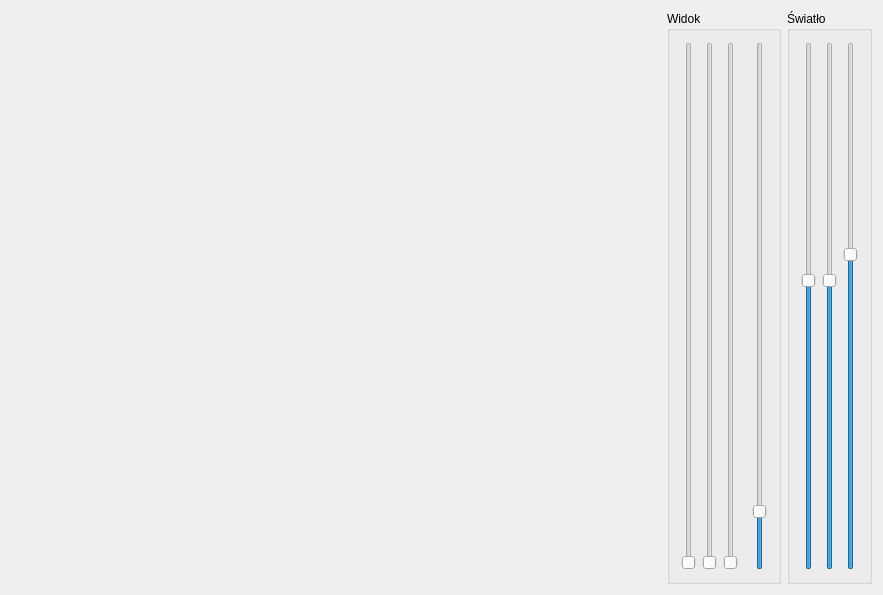
<?xml version="1.0" encoding="UTF-8"?>
<ui version="4.0">
 <class>MainWindow</class>
 <widget class="QMainWindow" name="MainWindow">
  <property name="geometry">
   <rect>
    <x>0</x>
    <y>0</y>
    <width>883</width>
    <height>595</height>
   </rect>
  </property>
  <property name="windowTitle">
   <string>MainWindow</string>
  </property>
  <widget class="QWidget" name="centralWidget">
   <layout class="QGridLayout" name="gridLayout">
    <item row="0" column="0">
     <widget class="WidgetOpenGL" name="widgetOpenGL" native="true">
      <property name="minimumSize">
       <size>
        <width>200</width>
        <height>200</height>
       </size>
      </property>
     </widget>
    </item>
    <item row="0" column="5">
     <widget class="QGroupBox" name="groupBoxView">
      <property name="sizePolicy">
       <sizepolicy hsizetype="Maximum" vsizetype="Preferred">
        <horstretch>0</horstretch>
        <verstretch>0</verstretch>
       </sizepolicy>
      </property>
      <property name="title">
       <string>Widok</string>
      </property>
      <layout class="QHBoxLayout" name="horizontalLayout">
       <item>
        <widget class="QSlider" name="verticalSliderRotX">
         <property name="maximum">
          <number>3600</number>
         </property>
         <property name="orientation">
          <enum>Qt::Vertical</enum>
         </property>
        </widget>
       </item>
       <item>
        <widget class="QSlider" name="verticalSliderRotZ">
         <property name="maximum">
          <number>3600</number>
         </property>
         <property name="orientation">
          <enum>Qt::Vertical</enum>
         </property>
        </widget>
       </item>
       <item>
        <widget class="QSlider" name="verticalSliderRotY">
         <property name="maximum">
          <number>3600</number>
         </property>
         <property name="orientation">
          <enum>Qt::Vertical</enum>
         </property>
        </widget>
       </item>
       <item>
        <spacer name="horizontalSpacer">
         <property name="orientation">
          <enum>Qt::Horizontal</enum>
         </property>
         <property name="sizeType">
          <enum>QSizePolicy::Fixed</enum>
         </property>
         <property name="sizeHint" stdset="0">
          <size>
           <width>8</width>
           <height>20</height>
          </size>
         </property>
        </spacer>
       </item>
       <item>
        <widget class="QSlider" name="verticalSliderZoom">
         <property name="maximum">
          <number>1000</number>
         </property>
         <property name="value">
          <number>100</number>
         </property>
         <property name="orientation">
          <enum>Qt::Vertical</enum>
         </property>
        </widget>
       </item>
      </layout>
     </widget>
    </item>
    <item row="0" column="6">
     <widget class="QGroupBox" name="groupBoxLight">
      <property name="sizePolicy">
       <sizepolicy hsizetype="Maximum" vsizetype="Preferred">
        <horstretch>0</horstretch>
        <verstretch>0</verstretch>
       </sizepolicy>
      </property>
      <property name="title">
       <string>Światło</string>
      </property>
      <layout class="QHBoxLayout" name="horizontalLayout_2">
       <item>
        <widget class="QSlider" name="verticalSliderLightX">
         <property name="minimum">
          <number>-100</number>
         </property>
         <property name="maximum">
          <number>100</number>
         </property>
         <property name="value">
          <number>10</number>
         </property>
         <property name="orientation">
          <enum>Qt::Vertical</enum>
         </property>
        </widget>
       </item>
       <item>
        <widget class="QSlider" name="verticalSliderLightY">
         <property name="minimum">
          <number>-100</number>
         </property>
         <property name="maximum">
          <number>100</number>
         </property>
         <property name="value">
          <number>10</number>
         </property>
         <property name="orientation">
          <enum>Qt::Vertical</enum>
         </property>
        </widget>
       </item>
       <item>
        <widget class="QSlider" name="verticalSliderLightZ">
         <property name="minimum">
          <number>-100</number>
         </property>
         <property name="maximum">
          <number>100</number>
         </property>
         <property name="value">
          <number>20</number>
         </property>
         <property name="orientation">
          <enum>Qt::Vertical</enum>
         </property>
        </widget>
       </item>
      </layout>
     </widget>
    </item>
   </layout>
  </widget>
 </widget>
 <layoutdefault spacing="6" margin="11"/>
 <customwidgets>
  <customwidget>
   <class>WidgetOpenGL</class>
   <extends>QWidget</extends>
   <header location="global">widgetopengl.h</header>
   <container>1</container>
   <slots>
    <slot>v_transform()</slot>
   </slots>
  </customwidget>
 </customwidgets>
 <resources/>
 <connections/>
</ui>
